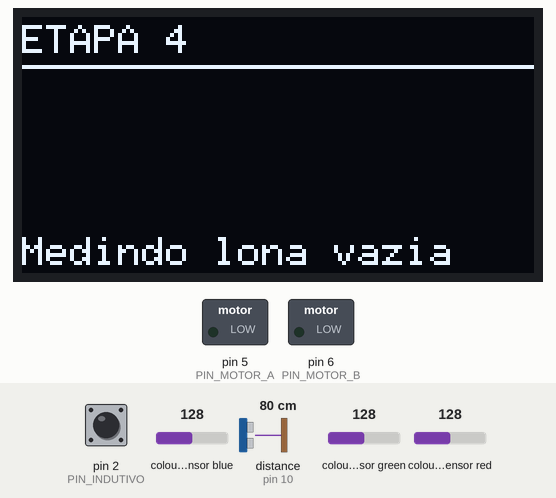
Recording of a sketch running on a simulated Arduino Uno, built with avr-gcc and run on an emulated ATmega328P. On the bench: 128×64 one-colour display, switched loads named in the sketch (green lamp = pin HIGH). Wiring (inferred from the names in the program): ultrasonic range finder: trigger pin 9; echo pin 10. The inputs (shaded band) are chosen by the test bench; at power-on: distance to the obstacle (sensor on pin 10) 80 cm, pin 2 (PIN_INDUTIVO) HIGH, colour sensor blue 128, colour sensor green 128, colour sensor red 128. The echo pulse lasts 58.3 µs per cm; pins used as bus, display or sensor lines are not drawn; what the sketch prints to the serial monitor is not drawn.

Above: at 1.3 s.
At 4.3 s:
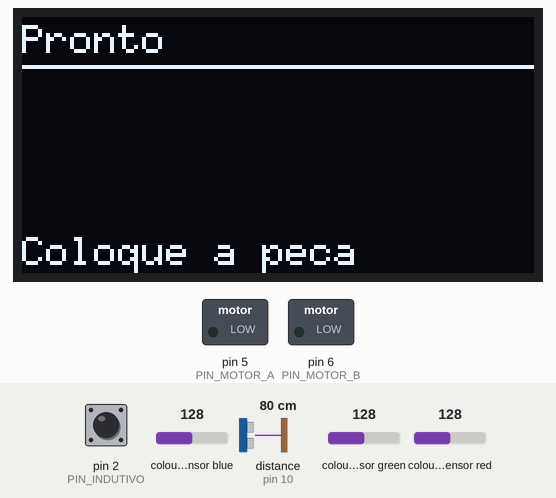
4.4 s: distance to the obstacle (sensor on pin 10) set to 9 cm
6.3 s: distance to the obstacle (sensor on pin 10) set to 6 cm
At 8.2 s:
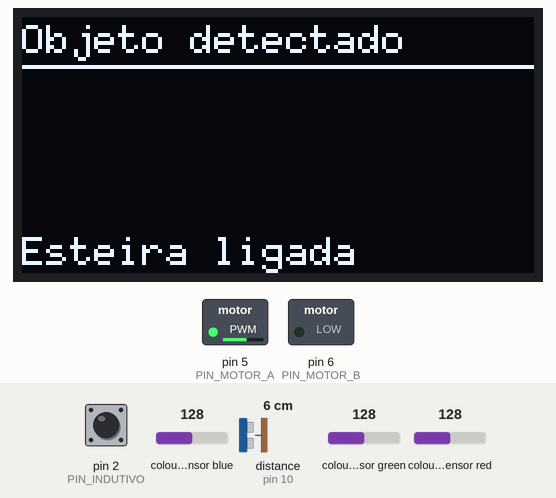
Timing chart, 0 to 9.7 s (numbered marks = the images above; inputs shaded):
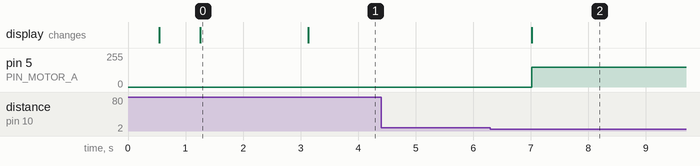

Measured:
- the behaviour switches between 8 and 7 cm on distance to the obstacle (sensor on pin 10) (found by bisection; images 1 and 2)
- after the input at 4.4 s, every drawn part: stays the same
- after the input at 6.3 s, pin 5 (PIN_MOTOR_A): 0/255 → 150/255 after 0.72 s; the display: changes after 0.72 s (image 2)
- what the display in image 0 shows lasts 1.8 s, from 1.3 s to 3.1 s

The sketch:

etapa4_oled.ino
```cpp
/*
 * ETAPA 4 - Ultrassônico + Indutivo + Sensor de Cor (TCS34725) + Ponte H + OLED
 *
 * 1. O HC-SR04 detecta um objeto -> esteira AVANÇA.
 * 2. Enquanto avança:
 *      - Indutivo detectou METAL -> mostra "METAL" no OLED e gira para TRÁS por 10 s
 *      - Sensor de cor reconheceu VERMELHO / VERDE / AZUL -> mostra o nome da cor no OLED
 *      - Nada de metal -> esteira avança por 1 minuto e desliga
 * 3. Ao terminar, aguarda a retirada da peça para rearmar.
 *
 * Pinagem (igual ao programa principal):
 *   HC-SR04  : TRIG = D9, ECHO = D10
 *   Indutivo : sinal = D2 (INPUT_PULLUP, NPN: LOW = metal)
 *   HW-095   : IN1 = D5 (PWM), IN2 = D6 (PWM)
 *   TCS34725 : SDA = A4, SCL = A5, 5V, GND
 *   OLED SH1106 : SDA = A4, SCL = A5, 5V, GND (mesmo barramento I2C do TCS34725)
 *
 * Bibliotecas: Adafruit TCS34725 (+ Adafruit BusIO) e U8g2
 * Monitor Serial: 9600 baud
 */

#include <Wire.h>
#include <Adafruit_TCS34725.h>
#include <U8g2lib.h>

// ---------- Pinos ----------
const uint8_t PIN_TRIG     = 9;
const uint8_t PIN_ECHO     = 10;
const uint8_t PIN_INDUTIVO = 2;
const uint8_t PIN_MOTOR_A  = 5;   // IN1
const uint8_t PIN_MOTOR_B  = 6;   // IN2

// ---------- Parâmetros da esteira ----------
const uint8_t       VELOCIDADE        = 150;       // 0-255
const uint16_t      DIST_DETECCAO     = 6;         // cm
const unsigned long TEMPO_AVANCO_MS   = 60000UL;   // 1 minuto
const unsigned long TEMPO_RE_MS       = 10000UL;   // 10 segundos para trás
const uint16_t      PAUSA_INVERSAO_MS = 300;

// ---------- Parâmetros do sensor de cor ----------
const bool  DEBUG_COR        = false;  // true = imprime R,G,B,Clear de cada leitura (para calibrar)
const float FATOR_PRESENCA   = 1.4;    // peça presente se Clear ficar 1,4x maior (ou menor) que o da esteira vazia
const float LIMIAR_CROMA     = 0.04;   // variação mínima da proporção de cor (R, G ou B) em relação à lona
const uint16_t INTERVALO_COR_MS = 80;  // intervalo entre leituras do sensor de cor

Adafruit_TCS34725 tcs = Adafruit_TCS34725(TCS34725_INTEGRATIONTIME_154MS, TCS34725_GAIN_16X);

// Modo "page buffer" (_1_): usa pouca RAM
// Se a tela não acender, troque por U8G2_SSD1306_128X64_NONAME_1_HW_I2C
U8G2_SH1106_128X64_NONAME_1_HW_I2C display(U8G2_R0, U8X8_PIN_NONE);

enum Cor { SEM_PECA, VERMELHO, VERDE, AZUL, OUTRA };

// ---------- Estados ----------
enum Estado { AGUARDANDO, AVANCANDO, EM_RE, AGUARDA_REMOCAO };
Estado estado = AGUARDANDO;
unsigned long inicioMs = 0;

// ---------- Controle da leitura de cor ----------
uint16_t baselineClear = 0;      // Clear com a esteira vazia
float baseRn = 0, baseGn = 0, baseBn = 0;   // proporção R,G,B da lona (esteira vazia)
unsigned long ultimaLeituraCor = 0;
Cor corAnterior = SEM_PECA;
uint8_t confirmacoes = 0;
bool corJaInformada = false;     // evita imprimir várias vezes a mesma peça
uint8_t leiturasSemPeca = 0;

// ===================== OLED =====================
// topo = linha pequena no alto | grande = mensagem principal | base = linha pequena embaixo
void mostrar(const char* topo, const char* grande, const char* base) {
  display.firstPage();
  do {
    display.setFont(u8g2_font_6x10_tf);
    display.drawStr(0, 9, topo);
    display.drawHLine(0, 12, 128);

    display.setFont(u8g2_font_helvB18_tr);
    uint8_t x = (128 - display.getStrWidth(grande)) / 2;
    display.drawStr(x, 44, grande);

    display.setFont(u8g2_font_6x10_tf);
    display.drawStr(0, 62, base);
  } while (display.nextPage());
}

// ===================== ESTEIRA =====================
void esteiraAvancar() {
  analogWrite(PIN_MOTOR_A, VELOCIDADE);
  analogWrite(PIN_MOTOR_B, 0);
}

void esteiraRe() {
  analogWrite(PIN_MOTOR_A, 0);
  analogWrite(PIN_MOTOR_B, VELOCIDADE);
}

void esteiraParar() {
  analogWrite(PIN_MOTOR_A, 0);
  analogWrite(PIN_MOTOR_B, 0);
}

// ===================== ULTRASSÔNICO =====================
long lerDistanciaCm() {
  digitalWrite(PIN_TRIG, LOW);
  delayMicroseconds(2);
  digitalWrite(PIN_TRIG, HIGH);
  delayMicroseconds(10);
  digitalWrite(PIN_TRIG, LOW);

  long duracao = pulseIn(PIN_ECHO, HIGH, 30000UL);
  if (duracao == 0) return 999;
  return duracao / 58;
}

bool objetoDetectado() {
  for (uint8_t i = 0; i < 3; i++) {
    if (lerDistanciaCm() > DIST_DETECCAO) return false;
    delay(15);
  }
  return true;
}

// ===================== INDUTIVO =====================
bool metalBruto() {
  return digitalRead(PIN_INDUTIVO) == LOW;
}

bool metalDetectado() {
  for (uint8_t i = 0; i < 3; i++) {
    if (!metalBruto()) return false;
    delay(10);
  }
  return true;
}

// ===================== SENSOR DE COR =====================
// Mede a cor da lona vazia (referência). As peças são comparadas com ela,
// assim a cor da lona deixa de atrapalhar a leitura.
void medirBaseline() {
  uint32_t somaR = 0, somaG = 0, somaB = 0, somaC = 0;
  uint16_t r, g, b, c;
  delay(200);
  for (uint8_t i = 0; i < 5; i++) {
    tcs.getRawData(&r, &g, &b, &c);
    somaR += r; somaG += g; somaB += b; somaC += c;
    delay(170);                       // um ciclo de integração (154 ms)
  }
  baselineClear = somaC / 5;
  if (somaC > 0) {
    baseRn = (float)somaR / somaC;
    baseGn = (float)somaG / somaC;
    baseBn = (float)somaB / somaC;
  }
  Serial.print(F("Lona vazia: Clear="));
  Serial.print(baselineClear);
  Serial.print(F(" R="));  Serial.print(baseRn, 2);
  Serial.print(F(" G="));  Serial.print(baseGn, 2);
  Serial.print(F(" B="));  Serial.println(baseBn, 2);
}

const __FlashStringHelper* nomeCor(Cor c) {
  switch (c) {
    case VERMELHO: return F("VERMELHO");
    case VERDE:    return F("VERDE");
    case AZUL:     return F("AZUL");
    default:       return F("COR NAO RECONHECIDA");
  }
}

const char* textoCor(Cor c) {
  switch (c) {
    case VERMELHO: return "RED";
    case VERDE:    return "GREEN";
    case AZUL:     return "BLUE";
    default:       return "UNKNOWN";
  }
}

Cor classificarCor(uint16_t r, uint16_t g, uint16_t b, uint16_t c) {
  if (c == 0 || baselineClear == 0) return SEM_PECA;

  // Proporção de cada canal e diferença em relação à lona vazia
  float rn = (float)r / c;
  float gn = (float)g / c;
  float bn = (float)b / c;
  float dr = rn - baseRn;
  float dg = gn - baseGn;
  float db = bn - baseBn;
  float razao = (float)c / baselineClear;

  if (DEBUG_COR) {
    Serial.print(F("   dR:")); Serial.print(dr, 3);
    Serial.print(F(" dG:"));   Serial.print(dg, 3);
    Serial.print(F(" dB:"));   Serial.print(db, 3);
    Serial.print(F(" Clear/base:")); Serial.println(razao, 2);
  }

  // Há peça? Clear mudou bastante OU a proporção de cor mudou em relação à lona
  bool presente = (razao > FATOR_PRESENCA) || (razao < 1.0 / FATOR_PRESENCA) ||
                  (fabs(dr) > LIMIAR_CROMA) || (fabs(dg) > LIMIAR_CROMA) ||
                  (fabs(db) > LIMIAR_CROMA);
  if (!presente) return SEM_PECA;

  // A lona é verde: vermelho e azul aparecem como aumento de R ou B
  if (dr > LIMIAR_CROMA && dr > db) return VERMELHO;
  if (db > LIMIAR_CROMA && db >= dr) return AZUL;
  // Sem aumento de R ou B e o verde não caiu: peça verde (parecida com a lona)
  if (dg > -LIMIAR_CROMA) return VERDE;
  return OUTRA;
}

void resetarLeituraCor() {
  corAnterior = SEM_PECA;
  confirmacoes = 0;
  corJaInformada = false;
  leiturasSemPeca = 0;
}

// Chamada a cada ciclo do loop enquanto a esteira avança
void verificarCor() {
  if (millis() - ultimaLeituraCor < INTERVALO_COR_MS) return;
  ultimaLeituraCor = millis();

  uint16_t r, g, b, c;
  tcs.getRawData(&r, &g, &b, &c);

  if (DEBUG_COR) {
    Serial.print(F("R:")); Serial.print(r);
    Serial.print(F(" G:")); Serial.print(g);
    Serial.print(F(" B:")); Serial.print(b);
    Serial.print(F(" C:")); Serial.println(c);
  }

  Cor cor = classificarCor(r, g, b, c);

  if (cor == SEM_PECA) {
    // Peça saiu da frente do sensor: libera para detectar a próxima
    if (++leiturasSemPeca >= 3) {
      corAnterior = SEM_PECA;
      confirmacoes = 0;
      corJaInformada = false;
    }
    return;
  }

  leiturasSemPeca = 0;
  if (corJaInformada) return;

  // Confirma a cor com 2 leituras iguais seguidas
  if (cor == corAnterior) confirmacoes++;
  else { corAnterior = cor; confirmacoes = 1; }

  if (confirmacoes >= 2) {
    Serial.print(F(">>> Cor detectada: "));
    Serial.println(nomeCor(cor));
    if (cor == OUTRA) mostrar("Cor nao identificada", textoCor(cor), "Esteira avancando");
    else              mostrar("Cor detectada", textoCor(cor), "Esteira avancando");
    corJaInformada = true;
  }
}

// ===================== SETUP =====================
void scannerI2C() {
  Serial.println(F("Procurando dispositivos I2C..."));
  uint8_t achados = 0;
  for (uint8_t addr = 1; addr < 127; addr++) {
    Wire.beginTransmission(addr);
    if (Wire.endTransmission() == 0) {
      Serial.print(F("  Encontrado: 0x"));
      if (addr < 16) Serial.print('0');
      Serial.print(addr, HEX);
      if (addr == 0x29) Serial.print(F(" (TCS34725)"));
      if (addr == 0x3C || addr == 0x3D) Serial.print(F(" (OLED)"));
      Serial.println();
      achados++;
    }
  }
  if (achados == 0) Serial.println(F("  NENHUM dispositivo I2C encontrado!"));
}

void setup() {
  Serial.begin(9600);
  Serial.println(F("ETAPA 4: iniciando..."));   // primeira mensagem, antes de qualquer sensor

  pinMode(PIN_TRIG, OUTPUT);
  pinMode(PIN_ECHO, INPUT);
  pinMode(PIN_INDUTIVO, INPUT_PULLUP);
  pinMode(PIN_MOTOR_A, OUTPUT);
  pinMode(PIN_MOTOR_B, OUTPUT);
  esteiraParar();

  Wire.begin();
#ifdef WIRE_HAS_TIMEOUT
  Wire.setWireTimeout(3000, true);   // evita travar se o barramento I2C ficar preso
#endif
  display.begin();
  mostrar("ETAPA 4", "INICIANDO", "Verificando I2C");
  scannerI2C();

  Serial.println(F("Iniciando TCS34725..."));
  if (!tcs.begin()) {
    while (true) {
      mostrar("ERRO", "SENSOR COR", "Confira SDA/SCL");
      Serial.println(F("ERRO: TCS34725 nao encontrado! Confira SDA/SCL, 5V e GND."));
      delay(2000);
    }
  }

  Serial.println(F("TCS34725 OK. Medindo referencia da esteira vazia..."));
  mostrar("ETAPA 4", "CALIBRANDO", "Medindo lona vazia");
  medirBaseline();
  Serial.println(F("Aguardando objeto..."));
  mostrar("Pronto", "AGUARDANDO", "Coloque a peca");
}

// ===================== LOOP =====================
void loop() {
  switch (estado) {

    case AGUARDANDO:
      if (objetoDetectado()) {
        Serial.println(F("Objeto detectado! Esteira AVANCANDO (max 60 s)"));
        mostrar("Objeto detectado", "AVANCANDO", "Esteira ligada");
        resetarLeituraCor();
        esteiraAvancar();
        inicioMs = millis();
        estado = AVANCANDO;
      }
      break;

    case AVANCANDO: {
      // 1) Metal?
      if (metalDetectado()) {
        Serial.println(F("METAL detectado! Parando e invertendo por 10 s"));
        mostrar("Sensor indutivo", "METAL", "Esteira em re 10 s");
        esteiraParar();
        delay(PAUSA_INVERSAO_MS);
        esteiraRe();
        inicioMs = millis();
        estado = EM_RE;
        break;
      }

      // 2) Cor?
      verificarCor();

      // 3) Tempo de avanço
      unsigned long decorrido = millis() - inicioMs;
      if (decorrido >= TEMPO_AVANCO_MS) {
        esteiraParar();
        Serial.println(F("Tempo concluido, esteira DESLIGADA."));
        mostrar("Tempo concluido", "PARADA", "Retire a peca");
        Serial.println(F("Retire a peca para rearmar."));
        estado = AGUARDA_REMOCAO;
      } else {
        static unsigned long ultimoAviso = 0;
        if (millis() - ultimoAviso >= 10000UL) {
          ultimoAviso = millis();
          Serial.print(F("Avancando... restam "));
          Serial.print((TEMPO_AVANCO_MS - decorrido) / 1000);
          Serial.println(F(" s"));
        }
      }
      break;
    }

    case EM_RE:
      if (millis() - inicioMs >= TEMPO_RE_MS) {
        esteiraParar();
        Serial.println(F("Re concluida, esteira DESLIGADA."));
        mostrar("Re concluida", "METAL", "Retire a peca");
        Serial.println(F("Retire a peca de metal para rearmar."));
        estado = AGUARDA_REMOCAO;
      }
      break;

    case AGUARDA_REMOCAO:
      if (lerDistanciaCm() > DIST_DETECCAO && !metalBruto()) {
        delay(500);
        medirBaseline();              // nova referência com a esteira vazia
        Serial.println(F("Rearmado. Aguardando objeto..."));
        mostrar("Pronto", "AGUARDANDO", "Coloque a peca");
        estado = AGUARDANDO;
      }
      break;
  }

  delay(5);
}
```
